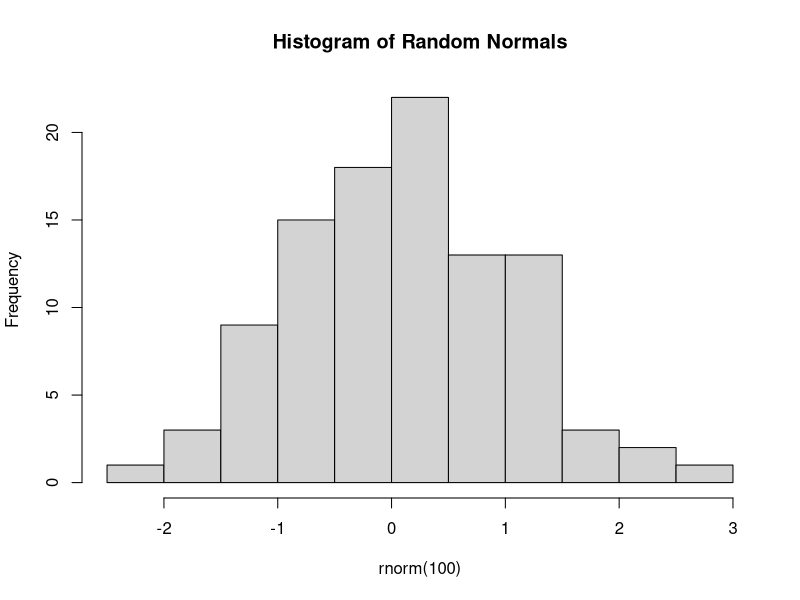

Source code (R):
## ---- chunk 1
# A basic R code chunk
x <- 1:10
mean(x)


# A simple plot
hist(rnorm(100), main = "Histogram of Random Normals")

